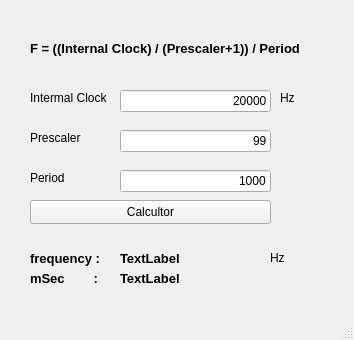
<?xml version="1.0" encoding="UTF-8"?>
<ui version="4.0">
 <class>MainWindow</class>
 <widget class="QMainWindow" name="MainWindow">
  <property name="geometry">
   <rect>
    <x>0</x>
    <y>0</y>
    <width>354</width>
    <height>340</height>
   </rect>
  </property>
  <property name="windowTitle">
   <string>MainWindow</string>
  </property>
  <widget class="QWidget" name="centralwidget">
   <widget class="QLabel" name="label">
    <property name="geometry">
     <rect>
      <x>30</x>
      <y>90</y>
      <width>91</width>
      <height>16</height>
     </rect>
    </property>
    <property name="text">
     <string>Intermal Clock</string>
    </property>
   </widget>
   <widget class="QLineEdit" name="Clock_ed">
    <property name="geometry">
     <rect>
      <x>120</x>
      <y>90</y>
      <width>151</width>
      <height>22</height>
     </rect>
    </property>
    <property name="text">
     <string>20000</string>
    </property>
    <property name="alignment">
     <set>Qt::AlignRight|Qt::AlignTrailing|Qt::AlignVCenter</set>
    </property>
   </widget>
   <widget class="QLabel" name="label_2">
    <property name="geometry">
     <rect>
      <x>280</x>
      <y>90</y>
      <width>48</width>
      <height>16</height>
     </rect>
    </property>
    <property name="text">
     <string>Hz</string>
    </property>
   </widget>
   <widget class="QLabel" name="label_3">
    <property name="geometry">
     <rect>
      <x>30</x>
      <y>130</y>
      <width>91</width>
      <height>16</height>
     </rect>
    </property>
    <property name="text">
     <string>Prescaler</string>
    </property>
   </widget>
   <widget class="QLineEdit" name="Prescal_ed">
    <property name="geometry">
     <rect>
      <x>120</x>
      <y>130</y>
      <width>151</width>
      <height>22</height>
     </rect>
    </property>
    <property name="text">
     <string>99</string>
    </property>
    <property name="alignment">
     <set>Qt::AlignRight|Qt::AlignTrailing|Qt::AlignVCenter</set>
    </property>
   </widget>
   <widget class="QLabel" name="label_4">
    <property name="geometry">
     <rect>
      <x>30</x>
      <y>40</y>
      <width>301</width>
      <height>16</height>
     </rect>
    </property>
    <property name="font">
     <font>
      <pointsize>10</pointsize>
      <bold>true</bold>
     </font>
    </property>
    <property name="text">
     <string>F = ((Internal Clock) / (Prescaler+1)) / Period</string>
    </property>
   </widget>
   <widget class="QLabel" name="label_5">
    <property name="geometry">
     <rect>
      <x>30</x>
      <y>170</y>
      <width>48</width>
      <height>16</height>
     </rect>
    </property>
    <property name="text">
     <string>Period</string>
    </property>
   </widget>
   <widget class="QLineEdit" name="Period_ed">
    <property name="geometry">
     <rect>
      <x>120</x>
      <y>170</y>
      <width>151</width>
      <height>22</height>
     </rect>
    </property>
    <property name="text">
     <string>1000</string>
    </property>
    <property name="alignment">
     <set>Qt::AlignRight|Qt::AlignTrailing|Qt::AlignVCenter</set>
    </property>
   </widget>
   <widget class="QPushButton" name="Cal_btn">
    <property name="geometry">
     <rect>
      <x>30</x>
      <y>200</y>
      <width>241</width>
      <height>24</height>
     </rect>
    </property>
    <property name="text">
     <string>Calcultor</string>
    </property>
   </widget>
   <widget class="QLabel" name="label_6">
    <property name="geometry">
     <rect>
      <x>30</x>
      <y>250</y>
      <width>81</width>
      <height>16</height>
     </rect>
    </property>
    <property name="font">
     <font>
      <pointsize>10</pointsize>
      <bold>true</bold>
     </font>
    </property>
    <property name="text">
     <string>frequency :</string>
    </property>
   </widget>
   <widget class="QLabel" name="result_label">
    <property name="geometry">
     <rect>
      <x>120</x>
      <y>250</y>
      <width>131</width>
      <height>16</height>
     </rect>
    </property>
    <property name="font">
     <font>
      <pointsize>10</pointsize>
      <bold>true</bold>
     </font>
    </property>
    <property name="layoutDirection">
     <enum>Qt::RightToLeft</enum>
    </property>
    <property name="text">
     <string>TextLabel</string>
    </property>
   </widget>
   <widget class="QLabel" name="label_7">
    <property name="geometry">
     <rect>
      <x>270</x>
      <y>250</y>
      <width>48</width>
      <height>16</height>
     </rect>
    </property>
    <property name="text">
     <string>Hz</string>
    </property>
   </widget>
   <widget class="QLabel" name="label_8">
    <property name="geometry">
     <rect>
      <x>30</x>
      <y>270</y>
      <width>81</width>
      <height>16</height>
     </rect>
    </property>
    <property name="font">
     <font>
      <pointsize>10</pointsize>
      <bold>true</bold>
     </font>
    </property>
    <property name="text">
     <string>mSec        :</string>
    </property>
   </widget>
   <widget class="QLabel" name="resultSeclabel">
    <property name="geometry">
     <rect>
      <x>120</x>
      <y>270</y>
      <width>131</width>
      <height>16</height>
     </rect>
    </property>
    <property name="font">
     <font>
      <pointsize>10</pointsize>
      <bold>true</bold>
     </font>
    </property>
    <property name="layoutDirection">
     <enum>Qt::RightToLeft</enum>
    </property>
    <property name="text">
     <string>TextLabel</string>
    </property>
   </widget>
  </widget>
  <widget class="QMenuBar" name="menubar">
   <property name="geometry">
    <rect>
     <x>0</x>
     <y>0</y>
     <width>354</width>
     <height>22</height>
    </rect>
   </property>
  </widget>
  <widget class="QStatusBar" name="statusbar"/>
 </widget>
 <resources/>
 <connections/>
</ui>
